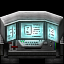

Tiled map render using the project's own tile images. Description and the map definition, with tile-layer contents summarised, below:
An orthogonal 2x2 tile map with 32x32 px tiles, 2 tile layers (objects, objects2), 2 hidden layers not drawn, 7 tilesets.

<map version="1.0" orientation="orthogonal" width="2" height="2" tilewidth="32" tileheight="32">
 <tileset firstgid="1" name="furniture-modern" tilewidth="32" tileheight="32">
  <image source="../maps/graphics/tiles/furniture-modern.png" width="512" height="512" />
 </tileset>
 <tileset firstgid="257" name="furniture-placement" tilewidth="32" tileheight="32">
  <image source="../maps/graphics/tiles/furniture-placement.png" width="64" height="64" />
  <tile id="2">
   <properties>
    <property name="constraint" value="ground" />
   </properties>
  </tile>
  <tile id="3">
   <properties>
    <property name="constraint" value="wall" />
   </properties>
  </tile>
 </tileset>
 <tileset firstgid="261" name="collision" tilewidth="32" tileheight="32">
  <image source="../maps/graphics/tiles/collision.png" width="64" height="64" />
 </tileset>
 <tileset firstgid="265" name="furniture-lab" tilewidth="32" tileheight="32">
  <image source="../maps/graphics/tiles/furniture-lab.png" width="512" height="512" />
 </tileset>
 <tileset firstgid="521" name="future-obj2" tilewidth="32" tileheight="32">
  <image source="../image-atlases/future-obj2.png" width="512" height="512" />
 </tileset>
 <tileset firstgid="777" name="future-obj3" tilewidth="32" tileheight="32">
  <image source="../image-atlases/future-obj3.png" width="512" height="512" />
 </tileset>
 <tileset firstgid="1033" name="future-obj4" tilewidth="32" tileheight="32">
  <image source="../image-atlases/future-obj4.png" width="512" height="512" />
 </tileset>
 <layer name="objects" width="2" height="2">
  <data>[4 cells, 2 non-empty, 2 distinct tile ids]</data>
 </layer>
 <layer name="objects2" width="2" height="2">
  <data>[4 cells, 4 non-empty, 4 distinct tile ids]</data>
 </layer>
 <layer name="constraints" width="2" height="2" visible="0">
  <data>[4 cells, 4 non-empty, 2 distinct tile ids]</data>
 </layer>
 <layer name="collision" width="2" height="2" visible="0">
  <data>[4 cells, 2 non-empty, 1 distinct tile ids]</data>
 </layer>
</map>
